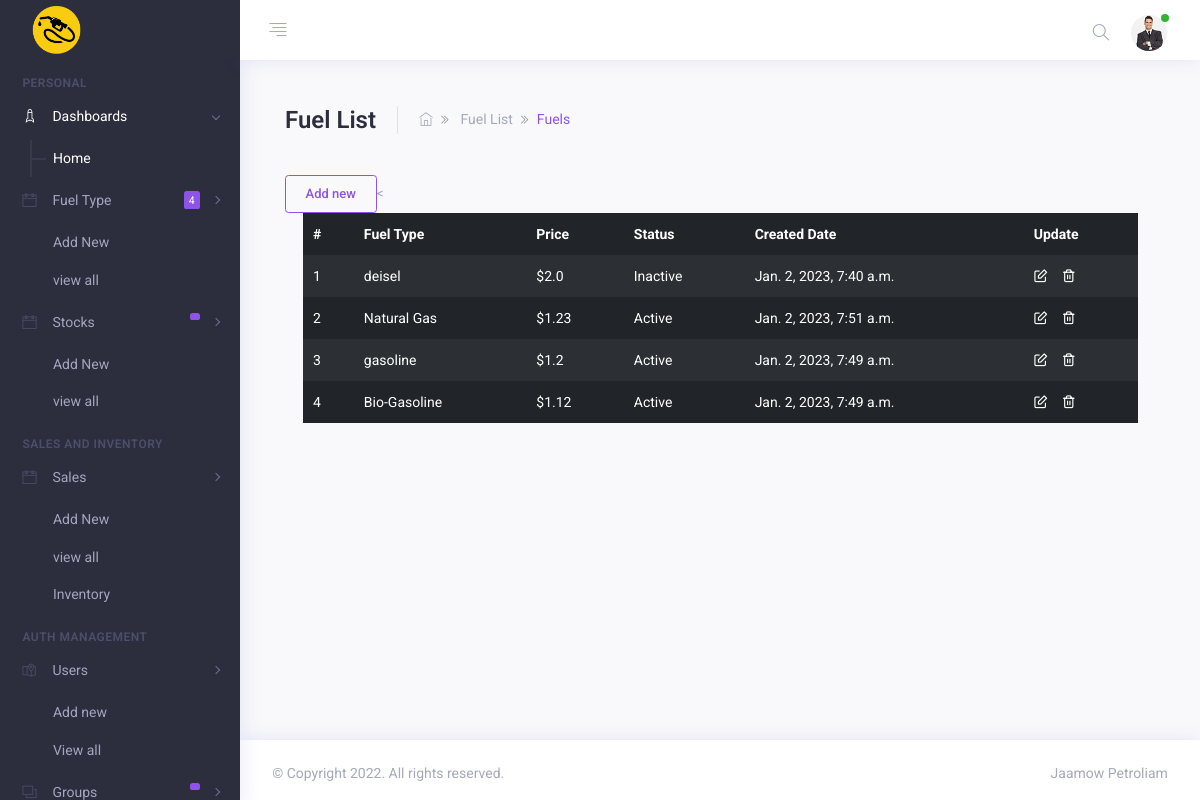
Page /fuels/ (signed in) on the committed database.
### base/models.py (models this page shows, shortened)
class Fuel(models.Model):
    name = models.CharField(max_length=100, unique=True)
    price = models.FloatField(max_length=(15,2), default=0)
    user = models.CharField(max_length=100, blank=True)
    status = models.CharField(max_length=2,choices=(('1','Active'),('0', 'Inactive')) , default = 1)
    delete_flag = models.IntegerField(default = 0)
    created = models.DateTimeField(default = timezone.now)
    updated = models.DateTimeField(auto_now=True)
    class Meta:
        ordering = ['-updated','-created']
        verbose_name_plural = "fuel type lists"
    def __str__(self):
        return self.name

### base/views.py (the view)
# urls.py: path('fuels/', views.fuelView, name="fuels"),
@login_required(login_url='login')
@permission_required('base.view_fuel', raise_exception=True)
def fuelView(request):
    if request.method == 'POST':
        form = FuelForm()
        if form.is_valid():
            form.save()
            messages.success(request, 'fuel added successfully')
            return redirect('fuels')
    fuels = Fuel.objects.filter(delete_flag = 0).all()
    context = {
        "fuels":fuels,
        "page_name":"Fuel List"
    }
    return render(request, 'base/fuel_list.html', context)

### base/templates/base/fuel_list.html (shortened to what this page needs)
{% extends 'base.html' %}
{% block content %}
    <div class="container justify-content-center">
        <div class="row">
            <div class="col-md-12 m-b-30">
                <div class="d-block d-lg-flex flex-nowrap align-items-center">
                    <div class="page-title mr-4 pr-4 border-right">
                        <h1>Fuel List</h1>
                    </div>
                    <div class="breadcrumb-bar align-items-center">
                        <nav>
                            <ol class="breadcrumb p-0 m-b-0">
                                <li class="breadcrumb-item">
                                    <a href="{% url 'home' %}"><i class="ti ti-home"></i></a>
                                </li>
                                <li class="breadcrumb-item">
                                    Fuel List
                                </li>
                                <li class="breadcrumb-item active text-primary" aria-current="page">Fuels</li>
                            </ol>
                        </nav>
                    </div>
                </div>
            </div>
        </div>
        <div class="row">
            <div class="col-lg-12">
     <div>
        {% if perms.base.add_fuel %}
        <button class="btn btn-outline-primary" data-toggle="modal" data-target="#addfuel">Add new</button><
        {% endif %}
        <br>
    </div>
        <div class="card-statistics h-100 mb-0">
            <div class="card-body scrollbar scroll_dark pt-0" style="max-height: 350px;">
                <div class="datatable-wrapper table-responsive">
                    <table id="datatable" class="table table-borderless table-striped table-dark">
                        <thead class="">
                            <th>#</th>
                            <th>Fuel Type</th>
                            <th>Price</th>
                            <th>Status</th>
                            <th>Created Date</th>
                            {% if perms.base.add_fuel %}
                            <th>Update</th>
                            {% endif %}
                        </thead class="table-dark">
                        <tbody>
                            <tr>
                                {% for fuel in fuels %}
                                <td>{{forloop.counter}}</td>
                                <td><a href="{% url 'fuel_detail' fuel.id %}">{{fuel}}</a></td>
                                <td>${{fuel.price}}</td>
                                <td>{% if fuel.status == '1' %}Active{% else %}Inactive{% endif %}</td>
                                <td>{{fuel.created}}</td>
                                <td>
                                    {% if perms.base.change_fuel %}
                                    <a class="mr-3" href="{% url 'update_fuel' fuel.id %}"><i class="fe fe-edit"></i></a><a href="{% url 'delete_fuel' fuel.id %}" onclick="return confirm('Are you sure you want to delete this item?');"><i class="fe fe-trash-2"></i></a>
                                    {% endif %}
                                </td>
                            </tr>
                            {% endfor %}
                        </tbody>
                    </table>
                </div>
            </div>
        </div>
    </div>
    </div>
</div>
{% endblock %}

### rows in the picture
Fuel: name "deisel", price "2.0", status "Inactive", created "Jan. 2, 2023, 7:40 a.m."
Fuel: name "Natural Gas", price "1.23", status "Active", created "Jan. 2, 2023, 7:51 a.m."
Fuel: name "gasoline", price "1.2", status "Active", created "Jan. 2, 2023, 7:49 a.m."
Fuel: name "Bio-Gasoline", price "1.12", status "Active", created "Jan. 2, 2023, 7:49 a.m."

### other values in the picture
{{ fuels.count }} "4"
